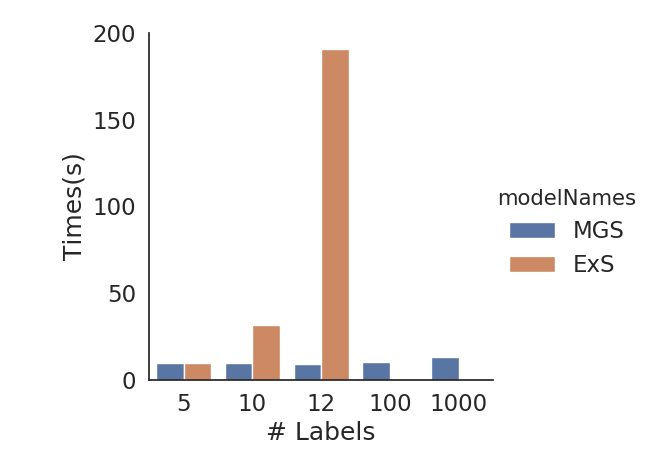

Write the Python code that produced this figure.
import matplotlib.pyplot as plt
import pandas as pd
import seaborn as sns
import numpy as np

def multiBarPlot(y, z, x_label, y_label, legName, x=None, title=None, font=1, ylim=0, order=None):
    if x is None:
        x = np.arange(len(y))
    data = pd.DataFrame(data={x_label: x, y_label: y, legName: z})
    sns.set(style="white", font_scale=font)
    if order is not None:
	lm = sns.factorplot(x_label, y_label, hue=legName, data=data, kind='bar', order=order)
    else:
    	lm = sns.factorplot(x_label, y_label, hue=legName, data=data, kind='bar')
    if ylim:
        lm.set(ylim=(0, ylim))
    plt.show()

x = ['5', '10', '12', '100', '1000', '5', '10', '12']
y = [9.456, 9.398, 9.23, 9.902, 12.883, 9.638, 31.663, 190.72]
z = ['MGS', 'MGS', 'MGS', 'MGS', 'MGS','ExS','ExS','ExS']
multiBarPlot(y, z, '# Labels', 'Times(s)', 'modelNames', x=x, ylim=200, font=1.5, order=["5",'10', '12', "100", "1000"])
